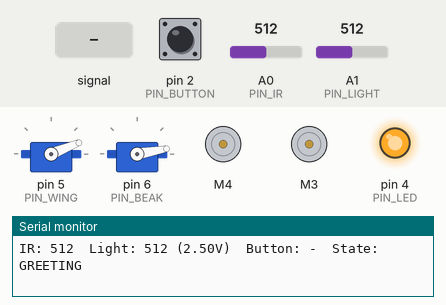
The sketch below on a simulated Arduino Uno, built with avr-gcc and run on an emulated ATmega328P. Parts: 2 × servo, 2 × DC motor (green arrow = forward, orange = backward, longer = faster), output pins drawn as LEDs (lit = HIGH), the last lines printed to the serial monitor. Inputs (shaded band) come from the test bench; at power-on: A0 (PIN_IR) = 512, A1 (PIN_LIGHT) = 512, pin 2 (PIN_BUTTON) HIGH.

Above: at 1.78 s.
2.3 s: A0 (PIN_IR) set to 375
5.3 s: A0 (PIN_IR) set to 356
At 7.5 s:
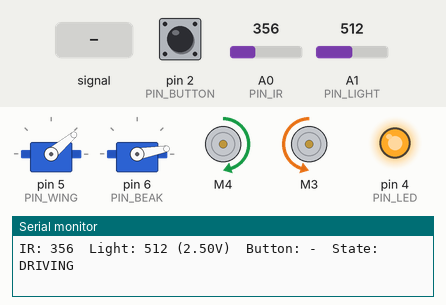
7.8 s: A0 (PIN_IR) fed a 200 Hz sine of ±255 counts around its level
At 8.25 s:
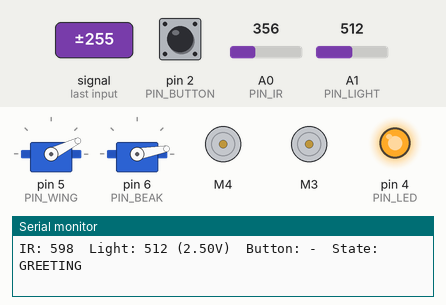
10.8 s: A1 (PIN_LIGHT) set to 750
13.8 s: A1 (PIN_LIGHT) set to 779
At 13.95 s:
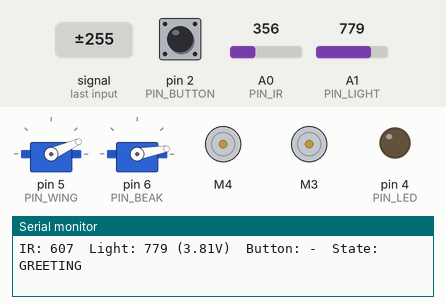
16.8 s: A0 (PIN_IR) set to 306
At 18.7 s:
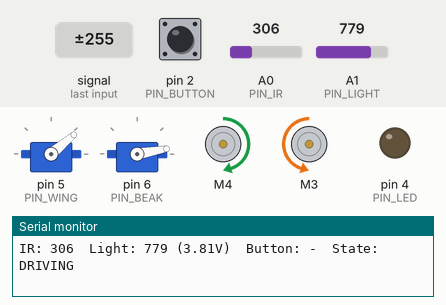
Timing chart, 0 to 20.2 s (numbered marks = the images above; inputs shaded):
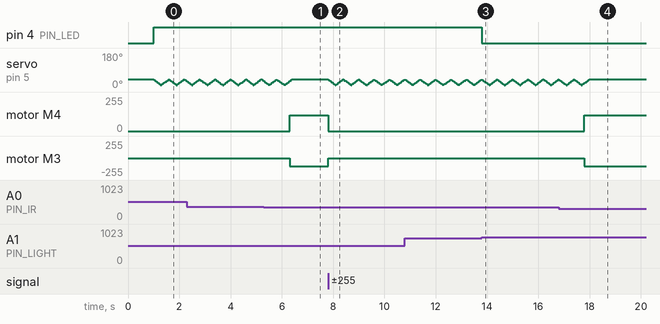

The sketch:

puffin.ino
```cpp
/*
 * Puffin Animatronic - starter sensor + motor code
 *
 * Behaviors:
 *   1. Chassis drives forward. If the IR distance sensor sees something too
 *      close, the wheels stop and the wings flap ("shake hands"). Once the path
 *      has been clear for a moment, the wings go down and the puffin drives again.
 *   2. Each button press opens the beak for 3 seconds, then it closes.
 *      Pressing again while it's open restarts the 3 seconds.
 *   3. When the photoresistor reads dark, the beak LED turns on.
 *
 * Drive logic is a small state machine (DRIVING / GREETING). The beak and LED
 * run independently every loop, so they work in either state.
 * Everything is non-blocking (millis(), no delay()) so all sensors stay live.
 *
 * Wiring (Arduino Uno + Adafruit Motor Shield v2) - change the constants below to match your build:
 *   Left wheel DC motor                   -> shield M1 terminals
 *   Right wheel DC motor                  -> shield M3 terminals
 *   Wing servo        (positional) signal -> D5
 *   Beak servo        (positional) signal -> D6
 *   IR distance sensor (analog out)       -> A0
 *   Photoresistor divider midpoint        -> A1   (LDR to 5V, 10k to GND)
 *   Button                                -> D2 and GND (uses INPUT_PULLUP)
 *   LED (+ ~220 ohm resistor)             -> D4
 *
 * The shield talks to the Uno over I2C (A4/A5), so leave those pins free.
 * Power the DC motors through the shield's motor power terminal block (remove
 * the VIN jumper if that supply is separate from the Arduino's).
 *
 * Power servos from a separate 5-6V supply (NOT the Arduino 5V pin) and tie
 * that supply's GND to Arduino GND. A 100-470uF capacitor across the servo
 * supply helps with brownouts/jitter when several servos move at once.
 *
 * Requires the "Adafruit Motor Shield V2 Library" (Arduino Library Manager).
 */

#include <Servo.h>
#include <Wire.h>
#include <Adafruit_MotorShield.h>

// ---------------- Pins ----------------
const int MOTOR_LEFT      = 4;       // shield port M1
const int MOTOR_RIGHT     = 3;       // shield port M3
const int PIN_WING        = 5;
const int PIN_BEAK        = 6;
const int PIN_IR          = A0;
const int PIN_LIGHT       = A1;
const int PIN_BUTTON      = 2;
const int PIN_LED         = 4;

// ---------------- Tuning ----------------
// Set to true to print sensor readings to Serial Monitor (9600 baud) for calibration.
const bool DEBUG = true;

// IR sensor (Sharp-style analog: HIGHER reading = CLOSER object).
// Two thresholds (hysteresis) so it doesn't flicker at the boundary.
// Values from calibration/ir_calibration.py: 20 cm reads ~476, 30 cm ~399, 40 cm ~332.
const int IR_TOO_CLOSE = 470;        // stop when reading goes above this (~20 cm)
const int IR_CLEAR     = 369;        // considered clear when below this (~35 cm)
const unsigned long CLEAR_TIME_MS = 1000;  // path must be clear this long before driving again

// Photoresistor (with LDR to 5V, 10k to GND: LOWER reading = DARKER).
// Values from calibration/light_calibration.py: covered ~369, shaded ~690, room ~811.
const int LIGHT_DARK   = 745;        // LED on below this (shaded or darker)
const int LIGHT_BRIGHT = 765;        // LED off above this (room light)

// DC wheel motors: speed 0-255. Start slow and raise once it drives straight.
// Wheels are mounted mirrored, so one spins "backward" to go forward.
// If the robot spins in place or drives backward, swap FORWARD/BACKWARD here.
const int DRIVE_SPEED = 120;
const uint8_t LEFT_FORWARD  = FORWARD;
const uint8_t RIGHT_FORWARD = BACKWARD;

// Wing servo angles + flap speed.
// The wing moves WING_STEP_DEG every WING_STEP_MS, so one sweep from down to up
// takes (WING_UP - WING_DOWN) / WING_STEP_DEG * WING_STEP_MS ms (~900 ms here).
// Raise WING_STEP_MS (or lower WING_STEP_DEG) to flap slower.
const int WING_DOWN = 40;           // resting position (slightly outward)
const int WING_UP   = 10;          // furthest outward point of a flap
const int WING_STEP_DEG = 2;
const unsigned long WING_STEP_MS = 20;

// Beak servo angles
const int BEAK_CLOSED = 10;
const int BEAK_OPEN   = 15;
const unsigned long BEAK_OPEN_MS = 3000;   // how long the beak stays open per press

const unsigned long DEBOUNCE_MS = 30;

// ---------------- State ----------------
enum DriveState { DRIVING, GREETING };
DriveState driveState = DRIVING;

Adafruit_MotorShield AFMS = Adafruit_MotorShield();
Adafruit_DCMotor *leftWheel  = AFMS.getMotor(MOTOR_LEFT);
Adafruit_DCMotor *rightWheel = AFMS.getMotor(MOTOR_RIGHT);
Servo wing, beak;

bool wheelsMoving = false;           // so we only send I2C commands when it changes

unsigned long clearSince = 0;        // when the IR path last became clear
int wingPos = WING_DOWN;             // angle last sent to the wing servo
int wingTarget = WING_DOWN;          // angle the wing is currently sweeping toward
unsigned long lastWingStep = 0;

bool buttonStable = HIGH;            // debounced reading (HIGH = not pressed with pullup)
bool buttonLastRaw = HIGH;
unsigned long buttonChangedAt = 0;
bool buttonWasPressed = false;       // last loop's debounced state, to catch new presses

bool beakIsOpen = false;
unsigned long beakOpenedAt = 0;

bool ledOn = false;

// Motor Helpers
void driveForward() {
  if (wheelsMoving) return;
  wheelsMoving = true;
  leftWheel->setSpeed(DRIVE_SPEED);
  rightWheel->setSpeed(DRIVE_SPEED);
  leftWheel->run(LEFT_FORWARD);
  rightWheel->run(RIGHT_FORWARD);
}

void stopWheels() {
  if (!wheelsMoving) return;
  wheelsMoving = false;
  leftWheel->run(RELEASE);
  rightWheel->run(RELEASE);
}

// Once the wing reaches the end of a sweep, head back the other way.
void flapWings() {
  if (wingPos == wingTarget) {
    wingTarget = (wingTarget == WING_UP) ? WING_DOWN : WING_UP;
  }
}

// Glide the wing back down (updateWing() does the actual movement).
void wingsDown() {
  wingTarget = WING_DOWN;
}

// Step the wing servo a few degrees toward wingTarget. Called every loop.
void updateWing(unsigned long now) {
  if (wingPos == wingTarget || now - lastWingStep < WING_STEP_MS) return;
  lastWingStep = now;
  if (wingPos < wingTarget) wingPos = min(wingPos + WING_STEP_DEG, wingTarget);
  else                      wingPos = max(wingPos - WING_STEP_DEG, wingTarget);
  wing.write(wingPos);
}

// ---------------- Sensor helpers ----------------
int readIR() {
  // Average a few samples - IR sensors are noisy.
  long sum = 0;
  for (int i = 0; i < 4; i++) sum += analogRead(PIN_IR);
  return sum / 4;
}

bool buttonPressed(unsigned long now) {
  bool raw = digitalRead(PIN_BUTTON);
  if (raw != buttonLastRaw) {
    buttonLastRaw = raw;
    buttonChangedAt = now;
  }
  if (now - buttonChangedAt >= DEBOUNCE_MS) {
    buttonStable = raw;
  }
  return buttonStable == LOW;        // pressed pulls the pin to GND
}

// ---------------- Behaviors ----------------
void updateDrive(unsigned long now, int ir) {
  switch (driveState) {
    case DRIVING:
      driveForward();
      if (ir > IR_TOO_CLOSE) {
        stopWheels();
        driveState = GREETING;
        clearSince = 0;
        wingTarget = WING_UP;                // start flapping right away
      }
      break;

    case GREETING:
      stopWheels();
      flapWings();
      if (ir < IR_CLEAR) {
        if (clearSince == 0) clearSince = now;
        if (now - clearSince >= CLEAR_TIME_MS) {
          wingsDown();
          driveState = DRIVING;
        }
      } else {
        clearSince = 0;                      // something is still there
      }
      break;
  }
}

void updateBeak(unsigned long now) {
  bool pressed = buttonPressed(now);
  if (pressed && !buttonWasPressed) {        // new press (not held)
    beakOpenedAt = now;
    if (!beakIsOpen) {
      beakIsOpen = true;
      beak.write(BEAK_OPEN);
    }
  }
  buttonWasPressed = pressed;

  if (beakIsOpen && now - beakOpenedAt >= BEAK_OPEN_MS) {
    beakIsOpen = false;
    beak.write(BEAK_CLOSED);
  }
}

void updateLED(int light) {
  if (!ledOn && light < LIGHT_DARK) ledOn = true;
  else if (ledOn && light > LIGHT_BRIGHT) ledOn = false;
  digitalWrite(PIN_LED, ledOn ? HIGH : LOW);
}

// ---------------- Main ----------------
void setup() {
  pinMode(PIN_BUTTON, INPUT_PULLUP);
  pinMode(PIN_LED, OUTPUT);

  if (DEBUG) Serial.begin(9600);

  if (!AFMS.begin()) {               // default I2C address 0x60
    if (DEBUG) Serial.println("Motor shield not found - check that it's seated.");
    while (true) {}
  }

  wing.attach(PIN_WING);
  beak.attach(PIN_BEAK);

  wheelsMoving = true;               // force stopWheels() to send the command
  stopWheels();
  wing.write(WING_DOWN);             // wingPos/wingTarget already start at WING_DOWN
  beak.write(BEAK_CLOSED);

  delay(1000);                       // give servos time to settle before moving
}

void loop() {
  unsigned long now = millis();
  int ir = readIR();
  int light = analogRead(PIN_LIGHT);

  updateDrive(now, ir);
  updateWing(now);
  updateBeak(now);
  updateLED(light);

  if (DEBUG) {
    static unsigned long lastPrint = 0;
    if (now - lastPrint >= 200) {
      lastPrint = now;
      Serial.print("IR: ");       Serial.print(ir);
      Serial.print("  Light: ");  Serial.print(light);
      Serial.print(" ("); Serial.print(light * 5.0 / 1023, 2); Serial.print("V)");
      Serial.print("  Button: "); Serial.print(buttonStable == LOW ? "PRESSED" : "-");
      Serial.print("  State: ");  Serial.println(driveState == DRIVING ? "DRIVING" : "GREETING");
    }
  }
}
```

Measured:
- the behaviour switches between 369 and 368 on A0 (PIN_IR) (found by bisection; images 0 and 1)
- the behaviour switches between 765 and 766 on A1 (PIN_LIGHT) (found by bisection; images 2 and 3)
- after the input at 5.3 s, motor M4: stopped → forward 120/255 after 1.0 s; motor M3: stopped → backward 120/255 after 1.0 s
- after the input at 13.8 s, pin 4 (PIN_LED): HIGH → LOW at once
- after the input at 16.8 s, motor M4: stopped → forward 120/255 after 1.0 s; motor M3: stopped → backward 120/255 after 1.0 s
